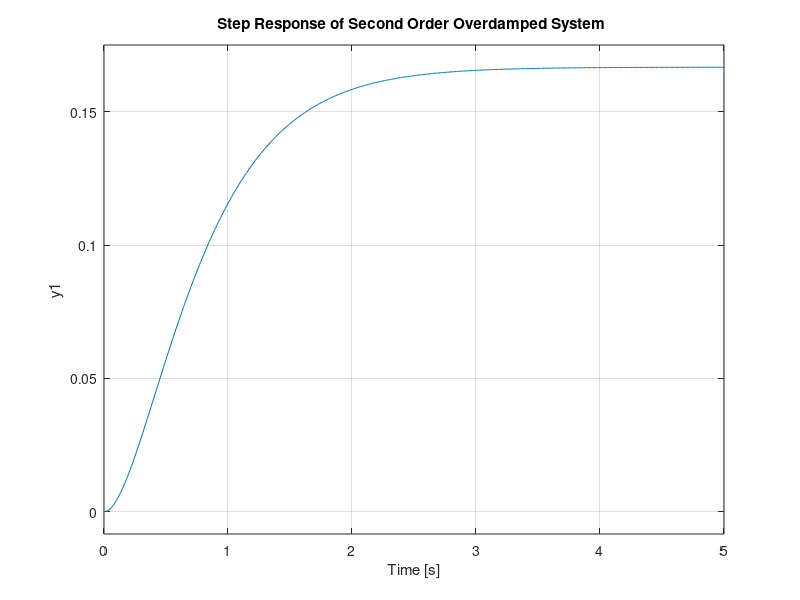

Write MATLAB code to recreate this figure.
clear all
clc

%% Second Order Overdamped System 
% G = 1 / (s+2)(s+3)

A = 2;
B = 3;


% Create the transfer function
G_num = 1;
G_den = [1 B+A B*A];

G = tf(G_num,G_den);
G = zpk(G)

% step response

step(G, 0: 0.01: 5);
title('Step Response of Second Order Overdamped System ');